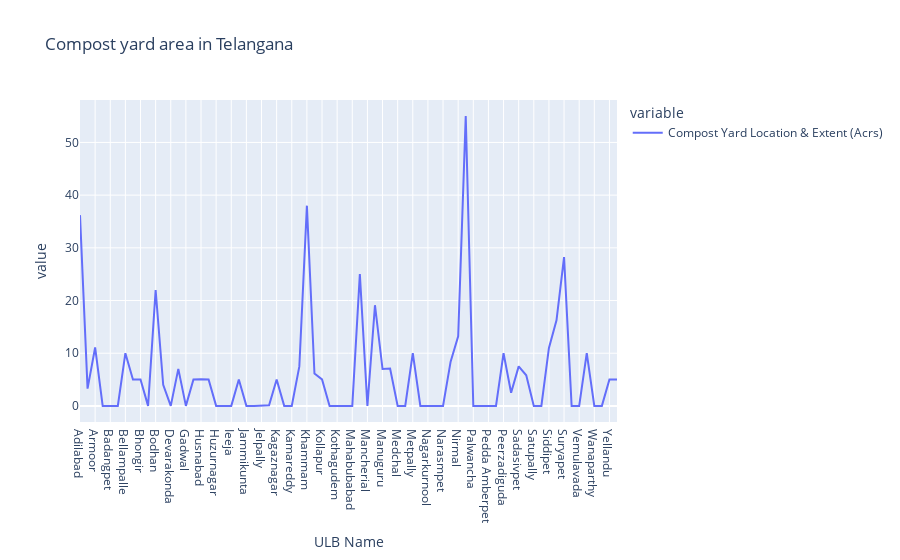

This figure's notebook cell:
### Code cell
fig = px.line(df, x = 'ULB Name', y = ["Compost Yard Location & Extent (Acrs)"],title="Compost yard area in Telangana")

fig.show()

### Figure 1 — Plotly figure (JSON) as saved in the notebook; plotly's stock layout.template omitted (floating-point values rounded to 4 significant figures)
{"data": [{"hovertemplate": "variable=Compost Yard Location & Extent (Acrs)<br>ULB Name=%{x}<br>value=%{y}<extra></extra>", "legendgroup": "Compost Yard Location & Extent (Acrs)", "line": {"color": "#636efa", "dash": "solid"}, "marker": {"symbol": "circle"}, "mode": "lines", "name": "Compost Yard Location & Extent (Acrs)", "orientation": "v", "showlegend": true, "type": "scatter", "x": ["Adilabad", "Andol-Jogipet", "Armoor", "Atchampet", "Badangpet", "Badepally", "Bellampalle", "Bhainsa", "Bhongir", "Bhupalapally", "Bodhan", "Boduppal", "Devarakonda", "Dubbaka", "Gadwal", "Gajwel", "Husnabad", "Huzurabad", "Huzurnagar", "Ibrahimpatnam", "Ieeja", "Jagtial", "Jammikunta", "Jangoan", "Jelpally", "Jillelguda", "Kagaznagar", "Kalwakurthy", "Kamareddy", "Karimnagar", "Khammam", "Kodada", "Kollapur", "Korutla", "Kothagudem", "Madhira", "Mahabubabad", "Mahabubnagar", "Mancherial", "Mandamarri", "Manuguru", "Medak", "Medchal", "Meerpet", "Metpally", "Miryalaguda", "Nagarkurnool", "Nalgonda", "Narasmpet", "Narayanpet", "Nirmal", "Nizamabad", "Palwancha", "Parakala", "Pedda Amberpet", "Peddapalli", "Peerzadiguda", "Ramagundam", "Sadasivpet", "Sangareddy", "Satupally", "Shadnagar", "Siddipet", "Sircilla", "Suryapet", "Tandur", "Vemulavada", "Vikarabad", "Wanaparthy", "Warangal", "Yellandu", "Zaheerabad"], "xaxis": "x", "y": [36.2, 3.27, 11.09, 0, 0, 0, 10, 5, 5, 0, 22, 4, 0, 7.02, 0, 5, 5.06, 5, 0, 0, 0, 5, 0, 0, 0, 0.1, 5, 0, 0, 7.5, 38, 6.13, 5.03, 0, 0, 0, 0, 25, 0, 19.11, 7, 7.1, 0, 0, 10, 0, 0, 0, 0, 8.39, 13.22, 55, 0, 0, 0, 0, 10, 2.5, 7.5, 5.8, 0, 0, 11, 16.25, 28.23, 0, 0, 10.01, 0, 0, 5, 5], "yaxis": "y"}], "layout": {"legend": {"title": {"text": "variable"}, "tracegroupgap": 0}, "title": {"text": "Compost yard area in Telangana"}, "xaxis": {"anchor": "y", "domain": [0, 1], "title": {"text": "ULB Name"}}, "yaxis": {"anchor": "x", "domain": [0, 1], "title": {"text": "value"}}}}
